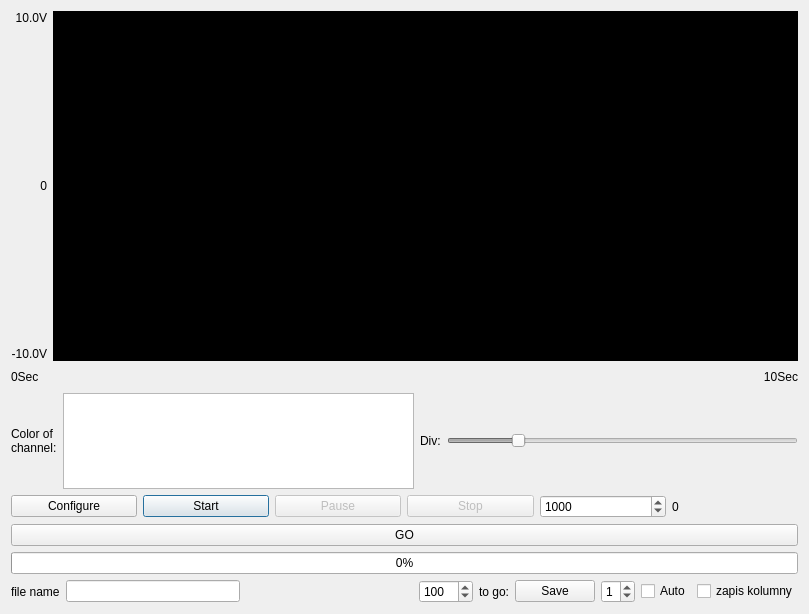
<?xml version="1.0" encoding="UTF-8"?>
<ui version="4.0">
 <class>AI_StreamingBufferedAiClass</class>
 <widget class="QDialog" name="AI_StreamingBufferedAiClass">
  <property name="geometry">
   <rect>
    <x>0</x>
    <y>0</y>
    <width>809</width>
    <height>614</height>
   </rect>
  </property>
  <property name="minimumSize">
   <size>
    <width>762</width>
    <height>515</height>
   </size>
  </property>
  <property name="maximumSize">
   <size>
    <width>10000000</width>
    <height>10000000</height>
   </size>
  </property>
  <property name="windowTitle">
   <string>AI_StreamingAI</string>
  </property>
  <layout class="QVBoxLayout" name="verticalLayout_2">
   <item>
    <layout class="QHBoxLayout" name="horizontalLayout">
     <item>
      <layout class="QVBoxLayout" name="verticalLayout">
       <item>
        <widget class="QLabel" name="lblYCoordinateMax">
         <property name="maximumSize">
          <size>
           <width>40</width>
           <height>40</height>
          </size>
         </property>
         <property name="text">
          <string>10.0V</string>
         </property>
         <property name="alignment">
          <set>Qt::AlignRight|Qt::AlignTrailing|Qt::AlignVCenter</set>
         </property>
        </widget>
       </item>
       <item>
        <spacer name="verticalSpacer_2">
         <property name="orientation">
          <enum>Qt::Vertical</enum>
         </property>
         <property name="sizeHint" stdset="0">
          <size>
           <width>20</width>
           <height>40</height>
          </size>
         </property>
        </spacer>
       </item>
       <item>
        <widget class="QLabel" name="lblYCoordinateMid">
         <property name="maximumSize">
          <size>
           <width>40</width>
           <height>40</height>
          </size>
         </property>
         <property name="text">
          <string>0</string>
         </property>
         <property name="alignment">
          <set>Qt::AlignRight|Qt::AlignTrailing|Qt::AlignVCenter</set>
         </property>
        </widget>
       </item>
       <item>
        <spacer name="verticalSpacer">
         <property name="orientation">
          <enum>Qt::Vertical</enum>
         </property>
         <property name="sizeHint" stdset="0">
          <size>
           <width>20</width>
           <height>40</height>
          </size>
         </property>
        </spacer>
       </item>
       <item>
        <widget class="QLabel" name="lblYCoordinateMin">
         <property name="maximumSize">
          <size>
           <width>40</width>
           <height>40</height>
          </size>
         </property>
         <property name="text">
          <string>-10.0V</string>
         </property>
         <property name="alignment">
          <set>Qt::AlignRight|Qt::AlignTrailing|Qt::AlignVCenter</set>
         </property>
        </widget>
       </item>
      </layout>
     </item>
     <item>
      <widget class="QFrame" name="graphFrame">
       <property name="sizePolicy">
        <sizepolicy hsizetype="Expanding" vsizetype="Preferred">
         <horstretch>0</horstretch>
         <verstretch>0</verstretch>
        </sizepolicy>
       </property>
       <property name="minimumSize">
        <size>
         <width>700</width>
         <height>350</height>
        </size>
       </property>
       <property name="styleSheet">
        <string notr="true">background-color: rgb(0, 0, 0);</string>
       </property>
       <property name="frameShape">
        <enum>QFrame::StyledPanel</enum>
       </property>
       <property name="frameShadow">
        <enum>QFrame::Raised</enum>
       </property>
      </widget>
     </item>
    </layout>
   </item>
   <item>
    <layout class="QHBoxLayout" name="horizontalLayout_2">
     <item>
      <widget class="QLabel" name="lblXCoordinateStart">
       <property name="text">
        <string>0Sec</string>
       </property>
       <property name="alignment">
        <set>Qt::AlignLeading|Qt::AlignLeft|Qt::AlignVCenter</set>
       </property>
      </widget>
     </item>
     <item>
      <spacer name="horizontalSpacer">
       <property name="orientation">
        <enum>Qt::Horizontal</enum>
       </property>
       <property name="sizeHint" stdset="0">
        <size>
         <width>40</width>
         <height>20</height>
        </size>
       </property>
      </spacer>
     </item>
     <item>
      <widget class="QLabel" name="lblXCoordinateEnd">
       <property name="text">
        <string>10Sec</string>
       </property>
       <property name="alignment">
        <set>Qt::AlignRight|Qt::AlignTrailing|Qt::AlignVCenter</set>
       </property>
      </widget>
     </item>
    </layout>
   </item>
   <item>
    <layout class="QHBoxLayout" name="horizontalLayout_3">
     <item>
      <widget class="QLabel" name="lblColor">
       <property name="minimumSize">
        <size>
         <width>41</width>
         <height>41</height>
        </size>
       </property>
       <property name="text">
        <string>Color of
channel:</string>
       </property>
      </widget>
     </item>
     <item>
      <widget class="QListWidget" name="listWidget">
       <property name="verticalScrollBarPolicy">
        <enum>Qt::ScrollBarAlwaysOff</enum>
       </property>
       <property name="horizontalScrollBarPolicy">
        <enum>Qt::ScrollBarAlwaysOff</enum>
       </property>
       <property name="selectionMode">
        <enum>QAbstractItemView::NoSelection</enum>
       </property>
       <property name="flow">
        <enum>QListView::LeftToRight</enum>
       </property>
       <property name="isWrapping" stdset="0">
        <bool>true</bool>
       </property>
      </widget>
     </item>
     <item>
      <widget class="QLabel" name="lblDiv">
       <property name="text">
        <string>Div:</string>
       </property>
       <property name="alignment">
        <set>Qt::AlignLeading|Qt::AlignLeft|Qt::AlignVCenter</set>
       </property>
      </widget>
     </item>
     <item>
      <widget class="QSlider" name="sldDiv">
       <property name="enabled">
        <bool>false</bool>
       </property>
       <property name="minimum">
        <number>10</number>
       </property>
       <property name="maximum">
        <number>1000</number>
       </property>
       <property name="singleStep">
        <number>10</number>
       </property>
       <property name="value">
        <number>200</number>
       </property>
       <property name="orientation">
        <enum>Qt::Horizontal</enum>
       </property>
       <property name="tickPosition">
        <enum>QSlider::NoTicks</enum>
       </property>
      </widget>
     </item>
    </layout>
   </item>
   <item>
    <layout class="QHBoxLayout" name="horizontalLayout_4">
     <item>
      <widget class="QPushButton" name="btnConfigure">
       <property name="enabled">
        <bool>true</bool>
       </property>
       <property name="text">
        <string>Configure</string>
       </property>
       <property name="autoDefault">
        <bool>false</bool>
       </property>
      </widget>
     </item>
     <item>
      <widget class="QPushButton" name="btnStart">
       <property name="enabled">
        <bool>true</bool>
       </property>
       <property name="text">
        <string>Start</string>
       </property>
       <property name="autoDefault">
        <bool>true</bool>
       </property>
      </widget>
     </item>
     <item>
      <widget class="QPushButton" name="btnPause">
       <property name="enabled">
        <bool>false</bool>
       </property>
       <property name="text">
        <string>Pause</string>
       </property>
       <property name="autoDefault">
        <bool>false</bool>
       </property>
      </widget>
     </item>
     <item>
      <widget class="QPushButton" name="btnStop">
       <property name="enabled">
        <bool>false</bool>
       </property>
       <property name="text">
        <string>Stop</string>
       </property>
       <property name="autoDefault">
        <bool>false</bool>
       </property>
      </widget>
     </item>
     <item>
      <widget class="QSpinBox" name="spinBox">
       <property name="maximum">
        <number>2000</number>
       </property>
       <property name="singleStep">
        <number>100</number>
       </property>
       <property name="value">
        <number>1000</number>
       </property>
      </widget>
     </item>
     <item>
      <widget class="QLabel" name="label_2">
       <property name="text">
        <string>0</string>
       </property>
      </widget>
     </item>
    </layout>
   </item>
   <item>
    <widget class="QPushButton" name="pushButton_2">
     <property name="text">
      <string>GO</string>
     </property>
    </widget>
   </item>
   <item>
    <widget class="QProgressBar" name="progressBar">
     <property name="value">
      <number>0</number>
     </property>
    </widget>
   </item>
   <item>
    <layout class="QHBoxLayout" name="horizontalLayout_5">
     <item>
      <widget class="QLabel" name="label">
       <property name="text">
        <string>file name</string>
       </property>
      </widget>
     </item>
     <item>
      <widget class="QLineEdit" name="lineEdit"/>
     </item>
     <item>
      <spacer name="horizontalSpacer_2">
       <property name="orientation">
        <enum>Qt::Horizontal</enum>
       </property>
       <property name="sizeHint" stdset="0">
        <size>
         <width>40</width>
         <height>20</height>
        </size>
       </property>
      </spacer>
     </item>
     <item>
      <widget class="QSpinBox" name="spinBox_2">
       <property name="maximum">
        <number>1000</number>
       </property>
       <property name="value">
        <number>100</number>
       </property>
      </widget>
     </item>
     <item>
      <widget class="QLabel" name="label_3">
       <property name="text">
        <string>to go:</string>
       </property>
      </widget>
     </item>
     <item>
      <widget class="QPushButton" name="pushButton">
       <property name="text">
        <string>Save</string>
       </property>
      </widget>
     </item>
     <item>
      <widget class="QSpinBox" name="spinBox_3">
       <property name="maximum">
        <number>5</number>
       </property>
       <property name="value">
        <number>1</number>
       </property>
      </widget>
     </item>
     <item>
      <widget class="QCheckBox" name="checkBox_2">
       <property name="text">
        <string>Auto</string>
       </property>
      </widget>
     </item>
     <item>
      <widget class="QCheckBox" name="checkBox">
       <property name="text">
        <string>zapis kolumny</string>
       </property>
      </widget>
     </item>
    </layout>
   </item>
  </layout>
 </widget>
 <layoutdefault spacing="6" margin="11"/>
 <tabstops>
  <tabstop>btnConfigure</tabstop>
  <tabstop>btnStart</tabstop>
  <tabstop>btnPause</tabstop>
  <tabstop>btnStop</tabstop>
  <tabstop>sldDiv</tabstop>
  <tabstop>listWidget</tabstop>
 </tabstops>
 <resources/>
 <connections/>
</ui>
